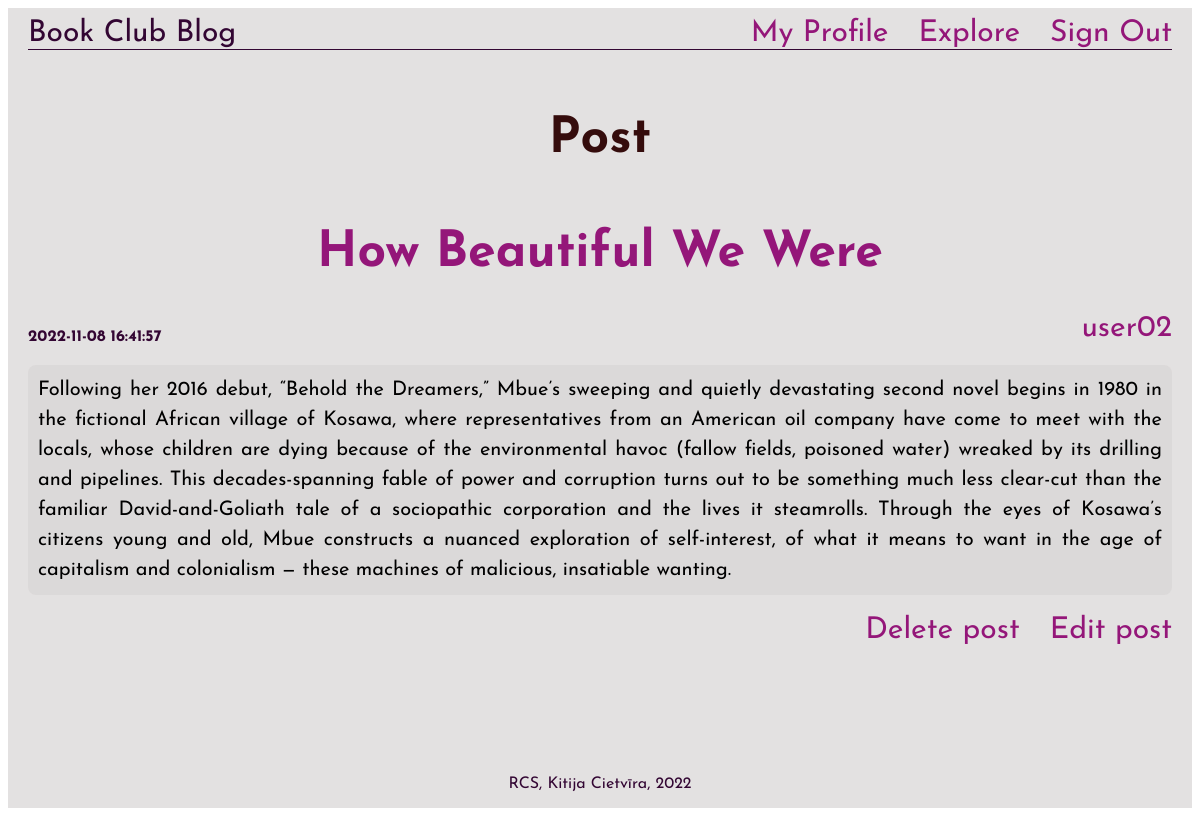
/view/post.php?post-id=4 (signed in), run on the app's committed database.
### tables this page shows
CREATE TABLE `posts` (
  `id` int(11) NOT NULL,
  `title` varchar(255) NOT NULL,
  `text` text NOT NULL,
  `user_id` int(255) NOT NULL,
  `publish_date` datetime NOT NULL,
  `image` text NOT NULL,
  `post_deleted` tinyint(1) NOT NULL DEFAULT 0
);

CREATE TABLE `users` (
  `id` int(11) NOT NULL,
  `username` varchar(255) NOT NULL,
  `email` varchar(255) NOT NULL,
  `password` varchar(255) NOT NULL
);

### models/Post.php (called while the page is built, shortened)
<?php
    Class Post {
        private $title;
        private $text;
        private $publish_date;
        private $dbConnection;
        public function __construct($dbConnection)
        {
            $this->dbConnection = $dbConnection;
        }
        public function getOne($postId)
        {
            $sql = "SELECT title,text,user_id,publish_date,image,post_deleted FROM posts WHERE id = ?";
            $stmt = $this->dbConnection->stmt_init();
            if ($stmt->prepare($sql)) {
                $stmt->bind_param("i", $param_postId);
                if ($stmt->execute()) {
                    $stmt->store_result();
                    if ($stmt->num_rows == 1) {
                        $stmt->bind_result($db_title, $db_text, $db_post_owner_id, $db_publish_date, $db_image, $db_post_deleted);
                        $stmt->fetch();
                        $this->title = $db_title;
                        $this->text = $db_text;
                        $this->post_owner_id = (int)$db_post_owner_id;
                        $this->publish_date = $db_publish_date;
                    } else {
                        return FALSE;
                    }
                }
            } $stmt->close();
        }
        public function userOwnsThisPost($user_id)
        {
            if ((int)$user_id === $this->post_owner_id) {
                return TRUE;
            } else {
                return FALSE;
            }
        }
        public function getTitle()
        {
            return $this->title;
        }
        public function getText()
        {
            return $this->text;
        }
        public function getUserId()
        {
            return $this->post_owner_id;
        }
        public function getPublishDate()
        {
            return $this->publish_date;
        }
    }
?>

### functions/getParamsFromUrl.php (called while the page is built)
<?php
    function getParamsFromUrl($paramName)
    {
        $actual_link = (isset($_SERVER['HTTPS']) && $_SERVER['HTTPS'] === 'on' ? "https" : "http") . "://$_SERVER[HTTP_HOST]$_SERVER[REQUEST_URI]";
        $url_components = parse_url($actual_link);
        parse_str($url_components['query'], $urlParams);
        return $urlParams[$paramName];
    }
?>

### models/User.php (called while the page is built, shortened)
<?php
    Class User {
        private $username;
        private $dbConnection;
        public function __construct($dbConnection)
        {
            $this->dbConnection = $dbConnection;
        }
        public function getOne($userId)
        {
            $sql = "SELECT username,email,password FROM users WHERE id = ?";
            $stmt = $this->dbConnection->stmt_init();
            if ($stmt->prepare($sql)) {
                $stmt->bind_param("i", $param_userId);
                if ($stmt->execute()) {
                    $stmt->store_result();
                    if ($stmt->num_rows == 1) {
                        $stmt->bind_result($db_username, $db_email, $db_password);
                        $stmt->fetch();
                        $this->username = $db_username;
                    }
                }
            } $stmt->close();
        }
        public function getUsername()
        {
            return $this->username;
        }
    }
?>

### view/post.php (the view, shortened to what this page needs)
<?php
    require_once '../db.php';
    require_once '../models/User.php';
    require_once '../models/Post.php';
    require_once '../functions/getParamsFromUrl.php';
    $postId = getParamsFromUrl("post-id");
    $post = new Post($dbConnection);
    $userOwnsThisPost = "";
    if ($post->getOne($postId) === FALSE) {
        header("location: index.php");
        exit;
    }
    if (isset($_SESSION["signedin"]) && $_SESSION["signedin"] === TRUE) {
        $userOwnsThisPost = $post->userOwnsThisPost($_SESSION["id"]);
    }
    $title = $post->getTitle();
    $text = $post->getText();
    $post_user_id = $post->getUserId();
    $publish_date = $post->getPublishDate();
    $user = new User($dbConnection);
    if ($user->getOne($post_user_id) === FALSE) {
        header("location: index.php");
        exit;
    }
    $postOwnerUsername = $user->getUsername();
?>
<!DOCTYPE html>
<html lang="en">
<head>
    <link rel="stylesheet" href="../style/style.css" type="text/css">
</head>
<body class="body-color">
<div class="wrapper wrapper-post">
    <div class="nav-bar">
        <p>Book Club Blog</p>
        <?php if (!isset($_SESSION["signedin"]) || $_SESSION["signedin"] !== TRUE) { ?>
            <a href="explore.php">Explore</a>
            <a href="signin.php">Sign In</a>
            <a href="signup.php">Sign Up</a>
            <a href="index.php">Home</a>
        <?php } else { ?>
            <a href="profile.php?user-id=<?= $_SESSION["id"] ?>">My Profile</a>
            <a href="explore.php">Explore</a>
            <a href="../controllers/signout.php">Sign Out</a>
        <?php } ?>
    </div>
    <h1>Post</h1>
    <h1 class="title"><?= $title ?></h1>
    <?php if (isset($postOwnerUsername)) { ?>
        <a class="post-owner-username" href="profile.php?user-id=<?= $post_user_id ?>"><?= $postOwnerUsername ?></a>
    <?php } ?>
    <p class="post-date"><?= $publish_date ?></p>
    <p class="post-text"><?= $text ?></p>
    <?php if ($userOwnsThisPost) { ?>
        <a class="post-buttons" href="editpost.php?post-id=<?= $postId ?>">Edit post</a>
    <?php } ?>
    <?php if ($userOwnsThisPost) { ?>
        <a class="post-buttons" href="../controllers/deletepost.php?post-id=<?= $postId ?>">Delete post</a>
    <?php } ?>
</div>
<div class="footer">
    <p>RCS, Kitija Cietvīra, 2022</p>
</div>
</body>
</html>

### style/style.css (style rules this page uses)
html { background-image: url(https://wallpaperboat.com/wp-content/uploads/2020/04/green-aesthetic-wallpaper-full-hd-920x518.jpg); background-repeat: no-repeat; background-size: cover; font-family: "Josefin Sans", sans-serif; }
body { min-height: 100vh; display: flex; flex-direction: column; }
body .footer { display: inline-block; margin-top: auto; }
body .footer p { color: rgb(51, 6, 51); text-align: center; }
.body-color { background-color: hsla(0deg, 5%, 84%, 0.7); }
.wrapper-post { padding: 10px 20px; }
.wrapper-post .nav-bar { border-bottom: 1px solid rgb(51, 6, 51); display: flex; flex-direction: row; }
.wrapper-post .nav-bar p { color: rgb(51, 6, 51); font-size: 30px; padding: 0; margin: 0; margin-right: auto; }
.wrapper-post .nav-bar a { color: rgb(148, 22, 121); font-size: 30px; padding-left: 30px; margin: 0; text-decoration: none; }
.wrapper-post h1 { color: rgb(53, 12, 12); text-align: center; padding-top: 30px; font-size: 50px; }
.wrapper-post .title { color: rgb(148, 22, 121); }
.wrapper-post a { color: rgb(148, 22, 121); font-size: 30px; padding: 0px; margin: 0px; text-decoration: none; float: right; padding-left: 30px; }
.wrapper-post .post-buttons { color: rgb(148, 22, 121); font-size: 30px; padding: 0px; padding-bottom: 20px; margin: 0px; text-decoration: none; float: right; padding-left: 30px; }
.wrapper-post .post-date { color: rgb(51, 6, 51); font-weight: bold; }
.wrapper-post .post-owner-username { color: rgb(148, 22, 121); }
.wrapper-post .post-text { text-align: justify; font-size: 20px; line-height: 30px; background-color: hsla(0deg, 5%, 84%, 0.6); padding: 10px; border-radius: 8px; }

### data on the page
posts: title "How Beautiful We Were", publish_date "2022-11-08 16:41:57", text "Following her 2016 debut, “Behold the Dreamers,” Mbue’s sweeping and quietly devastating second novel begins in 1980 in the fictional African village of Kosawa, where representatives from an American oil company have come to meet with the locals, whose children are dying because of the environmental havoc (fallow fields, poisoned water) wreaked by its drilling and pipelines. This decades-spanning fable of power and corruption turns out to be something much less clear-cut than the familiar David-and-Goliath tale of a sociopathic corporation and the lives it steamrolls. Through the eyes of Kosawa’s citizens young and old, Mbue constructs a nuanced exploration of self-interest, of what it…"
users: username "user02"
